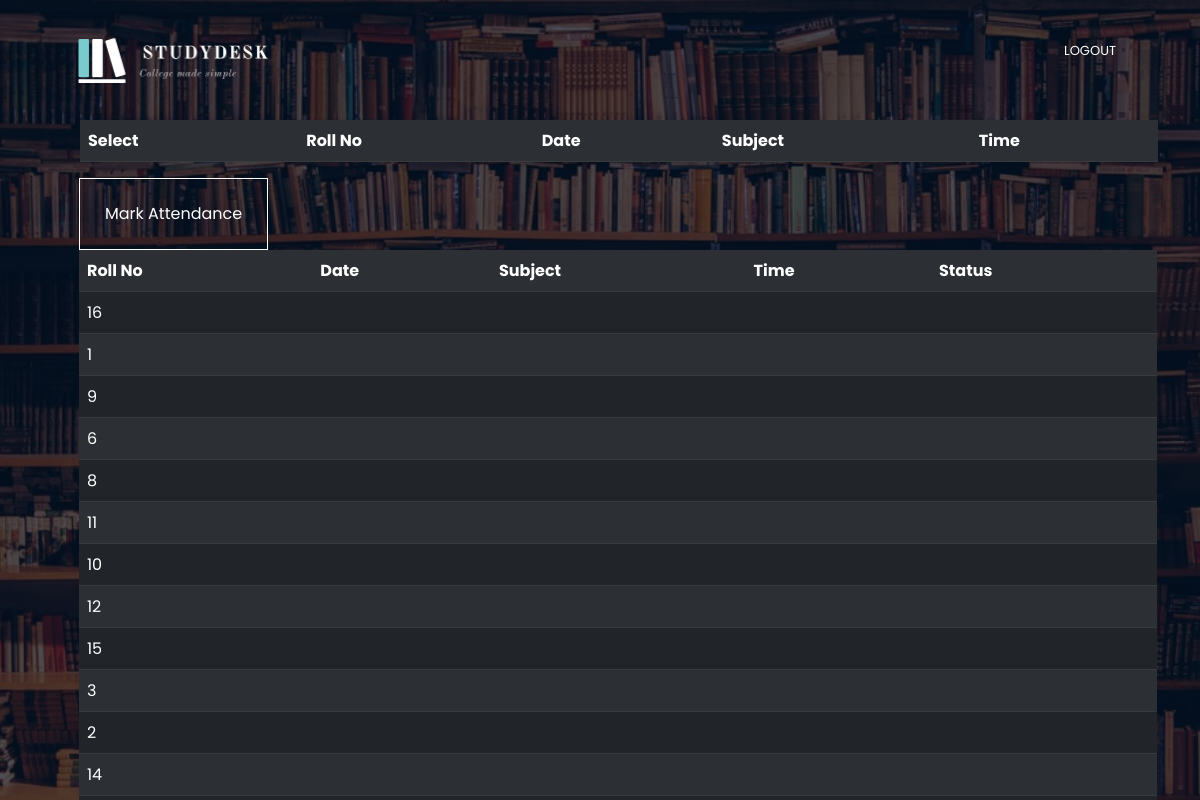
Screenshot of /attend_fac.php with the database file from the repository.
### tables this page shows
CREATE TABLE `general` (
  `roles` varchar(10) NOT NULL,
  `rno` int(10) DEFAULT NULL,
  `fname` varchar(15) NOT NULL,
  `lname` varchar(15) NOT NULL,
  `branch` varchar(15) NOT NULL,
  `uname` varchar(30) NOT NULL,
  `email` varchar(20) NOT NULL,
  `pswd1` varchar(15) NOT NULL,
  `pswd2` varchar(15) NOT NULL,
  `status` varchar(10) NOT NULL
);

### attend_fac.php (the view, shortened to what this page needs)
<html>
    <head> <title> Attendance-Faculty </title>
    <link rel="stylesheet" type="text/css" href="style_m.css">
    <link href="https://cdn.jsdelivr.net/npm/bootstrap@5.1.3/dist/css/bootstrap.min.css" rel="stylesheet">
    </head>
    <body>
    <div class=hero>
        <nav class=navbar>
            <a href="index.html"><img src="pics/logocan.png" class=logo></a>
            <div class="nav-links" id="navLinks">
                <ul>
                    <li><a href="logout.php" style="color:#fff; text-decoration:none">LOGOUT</a></li>
                </ul>
            </div>
</nav>
<div class="container" style="padding-left: 50px;">
<form id="register" class="input-group" action="bulk_attend.php" method="POST">
<table class="table table-striped table-dark">
        <tr>
            <th>Select </th>
            <th>Roll No </th>
            <th> Date </th>
            <th> Subject </th>
            <th> Time</th>
        </tr>
<?php
     include("connect.php");
     $query = "select * from general where roles ='student'";
     $data = mysqli_query($conn, $query);
     $total = mysqli_num_rows($data);
           ?>
        </table>
        <button type='submit' class='submit-btn' name='bulk' >Mark Attendance </button>
        <table class="table table-striped table-dark">
        <tr>
            <th>Roll No</th>
            <th>Date</th>
            <th> Subject </th>
            <th> Time</th>
            <th> Status </th>
        </tr>
                 <br>
                        </form>
                        <br><br>
<?php
    if( $total!=0)
    {
        while($result1 = mysqli_fetch_assoc($data))
        {
            echo "
            <tr>
                <td>" . $result1['rno'] . "</td>
                <td>" . $date . "</td>
                <td>" . $sub . "</td>
                <td>" . $time . "</td>
                <td>" . $result1['att'] . "</td>
            </tr>";
        }
    }
    ?>
        </div>
    </body>
</html>

### style_m.css (style rules this page uses)
* { margin: 0; padding: 0; font-family: 'Poppins', sans-serif; }
.hero { width: 100%; height: 100vh; background-image: linear-gradient(rgba(4,9,30,0.7),rgba(4,9,30,0.7)),url(pics/library.png); background-size: cover; background-position: center; position: relative; overflow: hidden; }
.logo { margin: 0; padding: 0; width: 200px; cursor: pointer; }
nav { height: 15%; padding: 2% 6%; display: flex; align-items: center; justify-content: space-between; }
.nav-links { flex: 1; text-align: right; }
.nav-links ul li { list-style: none; display: inline-block; padding: 8px 12px; position: relative; cursor: pointer; }
.nav-links ul li { color: #fff; text-decoration: none; font-size: 13px; }
.nav-links ul li::after { content: ''; width: 0%; height: 2px; background: #66D3FA; display: block; margin: auto; transition: 0.5s; }
button { color: #fff; padding: 10px 25px; background: transparent; border: 1px solid #fff; outline: none; cursor: pointer; }

### rows the page displays
general: rno "16"
general: rno "1"
general: rno "9"
general: rno "6"
general: rno "8"
general: rno "11"
general: rno "10"
general: rno "12"
general: rno "15"
general: rno "3"
general: rno "2"
general: rno "14"
